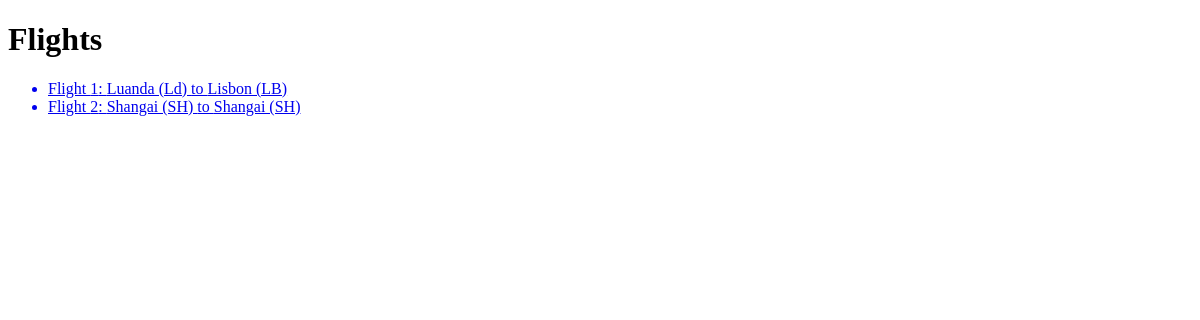
The page /flights/ on the database as committed earlier.
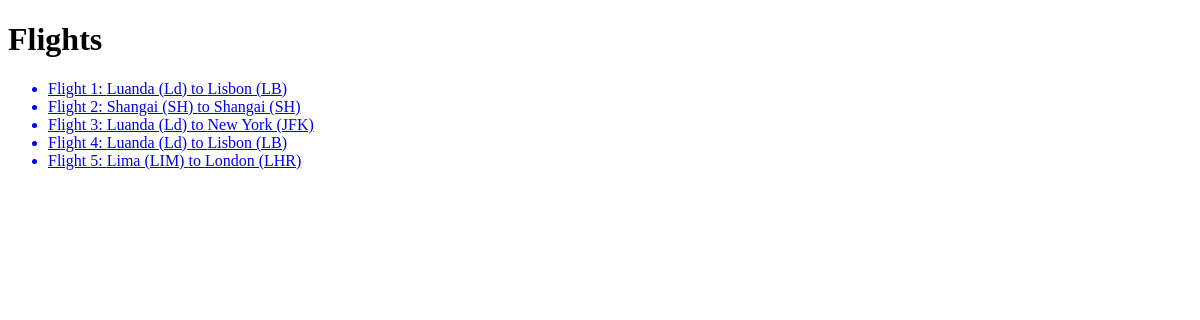
The same page on the database as committed later.
### flights/models.py (models this page shows, shortened)
class Flight(models.Model):
  origin = models.ForeignKey(Airport, models.CASCADE, related_name='departures')
  destination = models.ForeignKey(Airport, models.CASCADE, related_name='arrivales')
  duration = models.IntegerField()

class Airport(models.Model):
  code = models.CharField(max_length=3)
  city = models.CharField(max_length=64)
  def __str__(self):
    return f'{self.city} ({self.code})'

### flights/views.py (the view)
# urls.py: path('', views.index, name='index'),
def index(request):
  context = {
    'flights':Flight.objects.all()
  }
  return render(request, 'flights/index.html', context)

### flights/templates/flights/index.html
{% extends 'flights/layout.html' %}
{% block content %}
  <h1>Flights</h1>
  <ul>
    {% for flight in flights %}
      <a href="{% url 'flight' flight.id %}">
        <li>Flight {{ flight.id }}: {{ flight.origin }} to {{ flight.destination }}</li>
      </a>
    {% endfor %}
  </ul>
{% endblock %}

### flights/templates/flights/layout.html (shortened to what this page needs)
<!DOCTYPE html>
<html>
  <head>
  </head>
  <body>
    {% block content %}
    {% endblock %}
  </body>
</html>

Rows that differ between the two databases and show on the page:
added Flight: id "3", origin "Luanda (Ld)", destination "New York (JFK)"
added Flight: id "4", origin "Luanda (Ld)", destination "Lisbon (LB)"
added Flight: id "5", origin "Lima (LIM)", destination "London (LHR)"
